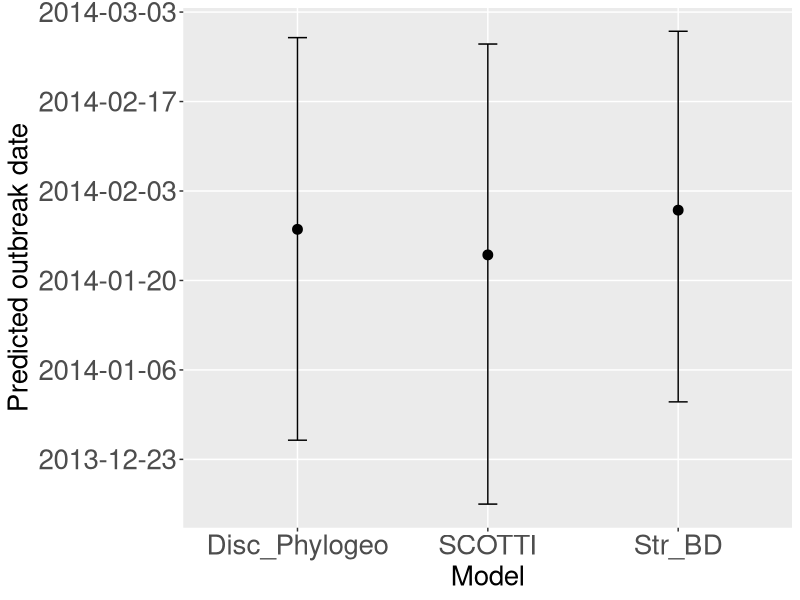

The R source for this figure:
# Computes the time origin of epidemics using the results from tracer
# treeHeight posterior (assuming values are percentage of a year)
# for the Structured Birth-Death model (first 50 sequences)

library(ggplot2)

### Useful functions ###
percentage_to_dates <- function(percentage_of_year, year_days=365) {
  days <- floor(percentage_of_year * year_days)
  return(days)
}

### Main ###
earliest_date <- as.Date("2014-05-28", format="%Y-%m-%d")
mean_tree_height_per <- 0.3212
HPD_low_per <- 0.2463
HPD_high_per <- 0.4031

# transforming from percentages to years
mean_tree_height <- percentage_to_dates(mean_tree_height_per)
HPD_low <- percentage_to_dates(HPD_low_per)
HPD_high <- percentage_to_dates(HPD_high_per)

mean_origin_date <- earliest_date - mean_tree_height
HPD_low_origin_date <- earliest_date - HPD_low
HPD_high_origin_date <- earliest_date - HPD_high


sprintf("Mean origin date: %s", mean_origin_date)
sprintf("HPD low origin date: %s", HPD_low_origin_date)
sprintf("HPD high origin date: %s", HPD_high_origin_date)

times_df <- data.frame(row.names = c("Str_BD", "Disc_Phylogeo", "SCOTTI"))
times_df$mean = c(mean_origin_date, as.Date("2014-01-28"), as.Date("2014-01-24"))
times_df$HPD_low = c(HPD_low_origin_date, as.Date("2013-12-26"), as.Date("2013-12-16"))
times_df$HPD_high = c(HPD_high_origin_date, as.Date("2014-02-27"), as.Date("2014-02-26"))
  
s = 20
ggplot(times_df, aes(x=rownames(times_df), y=times_df$mean)) + 
  geom_errorbar(aes(ymin=HPD_low, ymax=HPD_high), width=0.1) +
  geom_line() +
  geom_point(size=3, color=c("black", "black", "black")) + 
  xlab("Model") +
  ylab("Predicted outbreak date") + 
  #ylim(as.Date("2013-06-01", format="%Y-%m-%d"), as.Date("2014-05-01", format="%Y-%m-%d")) + 
  scale_y_date(date_minor_breaks = "4 week", date_breaks = "2 week") + 
  #scale_x_discrete(name ="Model", labels=c("1" = "Str. BD"))
  theme(axis.text.x = element_text(size=s),
        axis.text.y = element_text(size=s),
        axis.title.x = element_text(size=s),
        axis.title.y = element_text(size=s))

